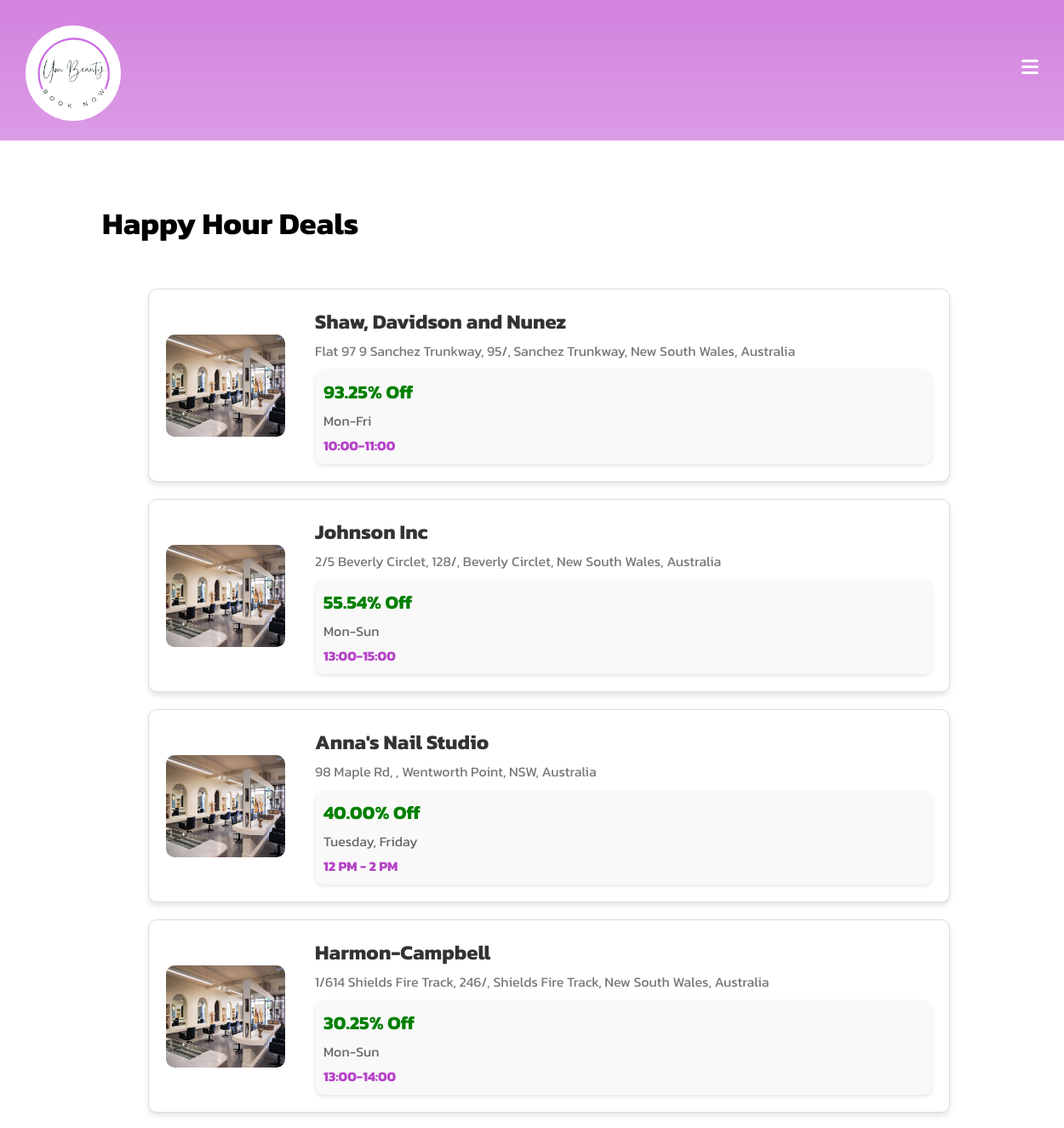
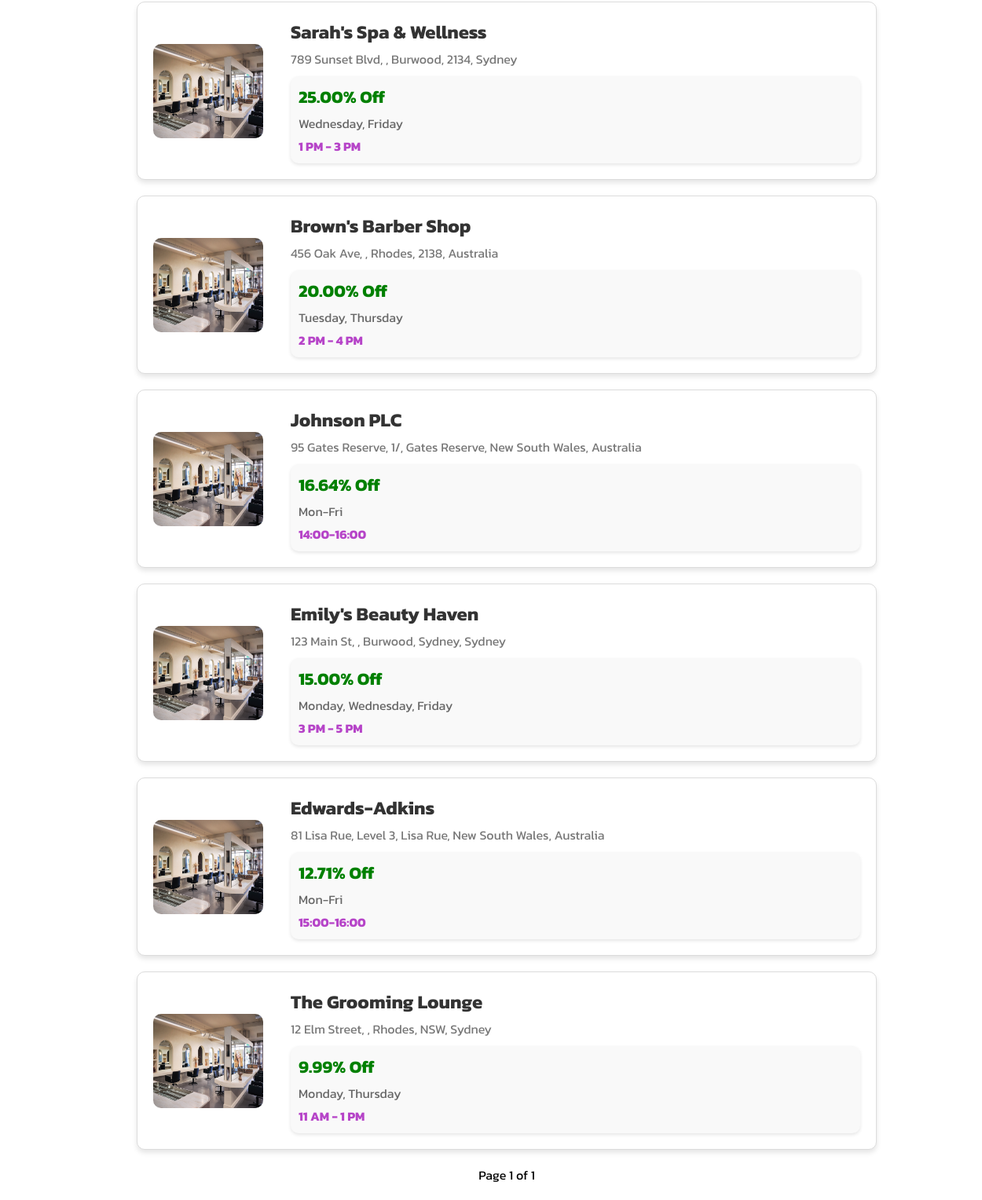
The app's page /happy-hour-deals (signed in) with its own data (2 pictures, top to bottom).
### salons/models.py (models this page shows, shortened)
class SalonInfo(models.Model):
    salon_name = models.CharField(max_length=255)
    salon_address = models.OneToOneField(SalonAddress, on_delete=models.CASCADE)
    salon_photo = models.ImageField(upload_to='salon_photos/', blank=True, null=True)
    salon_openingtime = models.TimeField()
    salon_closingtime = models.TimeField()
    happyhour_times = models.CharField(max_length=255)
    happyhour_days = models.CharField(max_length=255)
    happyhour_discount = models.DecimalField(max_digits=5, decimal_places=2)

class SalonAddress(models.Model):
    address_line1 = models.CharField(max_length=255)
    address_line2 = models.CharField(max_length=255, blank=True, null=True)
    suburb = models.CharField(max_length=100)
    state = models.CharField(max_length=100)
    postcode = models.CharField(max_length=10)
    country = models.CharField(max_length=100)
    def __str__(self):
        return f'{self.address_line1}, {self.address_line2}, {self.suburb}, {self.state}, {self.country}'

### customers/views.py (the view)
# urls.py: path('happy-hour-deals', views.HappyHourView, name='happy_hour'),
def HappyHourView(request):
    salons = SalonInfo.objects.filter(happyhour_discount__isnull=False).order_by('-happyhour_discount')
    paginator = Paginator(salons, 10)
    page_number = request.GET.get('page', 1) # find the current page number, default is 1
    salon_page = paginator.get_page(page_number)
    return render(request, 'happy_hour.html', {'salons': salon_page})

### customers/models.py (called while the page is built)
    def __str__(self):
        return self.user.username

### templates/happy_hour.html (shortened to what this page needs)
{% extends "base.html" %}
{% load static %}
{% block content %}
<head>
    <link rel="stylesheet" type="text/css" href="{% static 'css/happy-hour.css' %}">
</head>
<div class="top-bar"></div>
<div class="happy-hour-container">
    <h1>Happy Hour Deals</h1>
    <div class="happy-hour-cards-container">
        {% for salon in salons %}
        <a href="{% url 'salons:salon_page' salon.id %}">
            <div class="happy-hour-card">
                <img src="{% static 'design/salon-image.jpg' %}" alt="Salon Image" class="happy-hour-image">
                <div class="happy-hour-details">
                    <h2>{{ salon.salon_name }}</h2>
                    <p>{{ salon.salon_address }}</p>
                    <div class="happy-hour-highlight">
                        <span class="happy-hour-discount">{{ salon.happyhour_discount }}% Off</span>
                        <span class="happy-hour-days">{{ salon.happyhour_days }}</span>
                        <span class="happy-hour-times">{{ salon.happyhour_times }}</span>
                    </div>
                </div>
            </div>
        </a>
        {% endfor %}
        <div class="pagination">
            <span class="step-links">
                <span class="current">Page {{ salons.number }} of {{ salons.paginator.num_pages }}</span>
            </span>
        </div>
    </div>
</div>
{% endblock %}

### static/css/style.css (style rules this page uses)
* { padding: 0; margin: 0; }
body { padding-bottom: 100px; }
a { text-decoration: none; color: #fff }
:root { --bar-width: 20px; --bar-height: 3px; --hamburger-gap: 4px; --background: #fff; --animation-timing: 200ms ease-in-out; }

### static/css/happy-hour.css (style rules this page uses)
.top-bar { background: #DCA8F5; height: 165px; position: relative; width: 100vw; z-index: -1; top: 0; left: 0; }
.happy-hour-container { background-color: white; min-height: 100vh; width: 100%; padding: 20px; font-family: 'Kanit', sans-serif; display: flex; flex-direction: column; align-items: center; }
.happy-hour-container h1 { margin-left: 100px; margin-bottom: 50px; margin-top: 50px; text-align: left; color: black; font-size: 36px; font-weight: bold; align-self: flex-start; }
.happy-hour-cards-container { display: flex; flex-direction: column; width: 80%; }
.happy-hour-card { display: flex; align-items: center; justify-content: space-between; border: 1px solid #dcdcdc; border-radius: 10px; padding: 20px; margin-bottom: 20px; background-color: white; box-shadow: 0 4px 6px rgba(0, 0, 0, 0.1); max-width: 900px; margin-left: auto; margin-right: auto; }
.happy-hour-card img.happy-hour-image { width: 140px; height: 120px; border-radius: 10px; margin-right: 15px; }
.happy-hour-details { flex: 1; margin-left: 20px; }
.happy-hour-details h2 { margin: 0; font-size: 24px; font-weight: bold; color: #333; }
.happy-hour-details p { margin: 5px 0; color: #777; font-size: 16px; }
.happy-hour-highlight { display: flex; flex-direction: column; margin-top: 10px; padding: 10px; background-color: #f9f9f9; border-radius: 10px; box-shadow: 0 2px 4px rgba(0, 0, 0, 0.1); }
.happy-hour-discount { font-size: 22px; font-weight: bold; color: green; }
.happy-hour-days, .happy-hour-times { font-size: 16px; color: #666; margin-top: 5px; }
.happy-hour-details .happy-hour-times { font-weight: bold; color: #b644c8; }
.pagination { max-width: fit-content; margin-left: auto; margin-right: auto; }

### records on screen
SalonInfo: salon_name "Shaw, Davidson and Nunez", salon_address "Flat 97 9 Sanchez Trunkway, 95/, Sanchez Trunkway, New South Wales, Australia", happyhour_discount "93.25", happyhour_days "Mon-Fri", happyhour_times "10:00-11:00"
SalonInfo: salon_name "Johnson Inc", salon_address "2/5 Beverly Circlet, 128/, Beverly Circlet, New South Wales, Australia", happyhour_discount "55.54", happyhour_days "Mon-Sun", happyhour_times "13:00-15:00"
SalonInfo: salon_name "Anna's Nail Studio", salon_address "98 Maple Rd, , Wentworth Point, NSW, Australia", happyhour_discount "40.00", happyhour_days "Tuesday, Friday", happyhour_times "12 PM - 2 PM"
SalonInfo: salon_name "Harmon-Campbell", salon_address "1/614 Shields Fire Track, 246/, Shields Fire Track, New South Wales, Australia", happyhour_discount "30.25", happyhour_days "Mon-Sun", happyhour_times "13:00-14:00"
SalonInfo: salon_name "Sarah's Spa & Wellness", salon_address "789 Sunset Blvd, , Burwood, 2134, Sydney", happyhour_discount "25.00", happyhour_days "Wednesday, Friday", happyhour_times "1 PM - 3 PM"
SalonInfo: salon_name "Brown's Barber Shop", salon_address "456 Oak Ave, , Rhodes, 2138, Australia", happyhour_discount "20.00", happyhour_days "Tuesday, Thursday", happyhour_times "2 PM - 4 PM"
SalonInfo: salon_name "Johnson PLC", salon_address "95 Gates Reserve, 1/, Gates Reserve, New South Wales, Australia", happyhour_discount "16.64", happyhour_days "Mon-Fri", happyhour_times "14:00-16:00"
SalonInfo: salon_name "Emily's Beauty Haven", salon_address "123 Main St, , Burwood, Sydney, Sydney", happyhour_discount "15.00", happyhour_days "Monday, Wednesday, Friday", happyhour_times "3 PM - 5 PM"
SalonInfo: salon_name "Edwards-Adkins", salon_address "81 Lisa Rue, Level 3, Lisa Rue, New South Wales, Australia", happyhour_discount "12.71", happyhour_days "Mon-Fri", happyhour_times "15:00-16:00"
SalonInfo: salon_name "The Grooming Lounge", salon_address "12 Elm Street, , Rhodes, NSW, Sydney", happyhour_discount "9.99", happyhour_days "Monday, Thursday", happyhour_times "11 AM - 1 PM"

### other values on screen
{{ salons.number }} "1"
{{ salons.paginator.num_pages }} "1"
